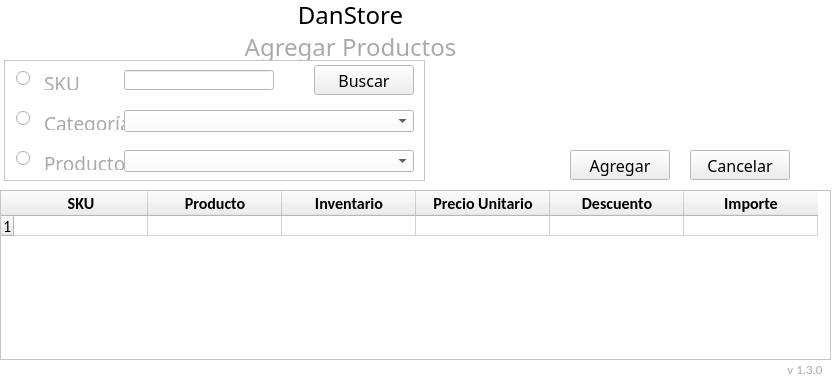
<?xml version="1.0" encoding="UTF-8"?>
<ui version="4.0">
 <class>MainWindow</class>
 <widget class="QMainWindow" name="MainWindow">
  <property name="geometry">
   <rect>
    <x>0</x>
    <y>0</y>
    <width>838</width>
    <height>380</height>
   </rect>
  </property>
  <property name="minimumSize">
   <size>
    <width>400</width>
    <height>380</height>
   </size>
  </property>
  <property name="maximumSize">
   <size>
    <width>900</width>
    <height>380</height>
   </size>
  </property>
  <property name="palette">
   <palette>
    <active>
     <colorrole role="Base">
      <brush brushstyle="SolidPattern">
       <color alpha="255">
        <red>255</red>
        <green>255</green>
        <blue>255</blue>
       </color>
      </brush>
     </colorrole>
     <colorrole role="Window">
      <brush brushstyle="SolidPattern">
       <color alpha="255">
        <red>255</red>
        <green>255</green>
        <blue>255</blue>
       </color>
      </brush>
     </colorrole>
    </active>
    <inactive>
     <colorrole role="Base">
      <brush brushstyle="SolidPattern">
       <color alpha="255">
        <red>255</red>
        <green>255</green>
        <blue>255</blue>
       </color>
      </brush>
     </colorrole>
     <colorrole role="Window">
      <brush brushstyle="SolidPattern">
       <color alpha="255">
        <red>255</red>
        <green>255</green>
        <blue>255</blue>
       </color>
      </brush>
     </colorrole>
    </inactive>
    <disabled>
     <colorrole role="Base">
      <brush brushstyle="SolidPattern">
       <color alpha="255">
        <red>255</red>
        <green>255</green>
        <blue>255</blue>
       </color>
      </brush>
     </colorrole>
     <colorrole role="Window">
      <brush brushstyle="SolidPattern">
       <color alpha="255">
        <red>255</red>
        <green>255</green>
        <blue>255</blue>
       </color>
      </brush>
     </colorrole>
    </disabled>
   </palette>
  </property>
  <property name="windowTitle">
   <string>Agregar Productos</string>
  </property>
  <widget class="QWidget" name="centralwidget">
   <widget class="QLabel" name="L6">
    <property name="geometry">
     <rect>
      <x>780</x>
      <y>360</y>
      <width>50</width>
      <height>20</height>
     </rect>
    </property>
    <property name="font">
     <font>
      <family>Calibri</family>
      <pointsize>14</pointsize>
     </font>
    </property>
    <property name="text">
     <string>&lt;html&gt;&lt;head/&gt;&lt;body&gt;&lt;p&gt;&lt;span style=&quot; font-size:10pt; color:#aaaaaa;&quot;&gt;v 1.3.0&lt;/span&gt;&lt;/p&gt;&lt;/body&gt;&lt;/html&gt;</string>
    </property>
    <property name="alignment">
     <set>Qt::AlignCenter</set>
    </property>
   </widget>
   <widget class="QLabel" name="L1">
    <property name="geometry">
     <rect>
      <x>0</x>
      <y>0</y>
      <width>701</width>
      <height>30</height>
     </rect>
    </property>
    <property name="font">
     <font>
      <family>Impact</family>
      <pointsize>18</pointsize>
     </font>
    </property>
    <property name="text">
     <string>DanStore</string>
    </property>
    <property name="alignment">
     <set>Qt::AlignCenter</set>
    </property>
   </widget>
   <widget class="QPushButton" name="b_Cancelar">
    <property name="geometry">
     <rect>
      <x>690</x>
      <y>150</y>
      <width>100</width>
      <height>30</height>
     </rect>
    </property>
    <property name="font">
     <font>
      <family>Swis721 LtCn BT</family>
      <pointsize>12</pointsize>
     </font>
    </property>
    <property name="focusPolicy">
     <enum>Qt::StrongFocus</enum>
    </property>
    <property name="text">
     <string>Cancelar</string>
    </property>
   </widget>
   <widget class="QFrame" name="fr_buscar">
    <property name="geometry">
     <rect>
      <x>4</x>
      <y>60</y>
      <width>421</width>
      <height>121</height>
     </rect>
    </property>
    <property name="frameShape">
     <enum>QFrame::StyledPanel</enum>
    </property>
    <property name="frameShadow">
     <enum>QFrame::Raised</enum>
    </property>
    <widget class="QPushButton" name="b_Buscar">
     <property name="geometry">
      <rect>
       <x>310</x>
       <y>5</y>
       <width>100</width>
       <height>30</height>
      </rect>
     </property>
     <property name="font">
      <font>
       <family>Swis721 LtCn BT</family>
       <pointsize>12</pointsize>
      </font>
     </property>
     <property name="focusPolicy">
      <enum>Qt::StrongFocus</enum>
     </property>
     <property name="text">
      <string>Buscar</string>
     </property>
    </widget>
    <widget class="QLabel" name="L3">
     <property name="geometry">
      <rect>
       <x>40</x>
       <y>10</y>
       <width>80</width>
       <height>20</height>
      </rect>
     </property>
     <property name="font">
      <font>
       <family>Swis721 LtCn BT</family>
       <pointsize>14</pointsize>
      </font>
     </property>
     <property name="text">
      <string>&lt;html&gt;&lt;head/&gt;&lt;body&gt;&lt;p&gt;&lt;span style=&quot; color:#aaaaaa;&quot;&gt;SKU&lt;/span&gt;&lt;/p&gt;&lt;/body&gt;&lt;/html&gt;</string>
     </property>
    </widget>
    <widget class="QLineEdit" name="D_sku">
     <property name="geometry">
      <rect>
       <x>120</x>
       <y>10</y>
       <width>150</width>
       <height>20</height>
      </rect>
     </property>
     <property name="palette">
      <palette>
       <active>
        <colorrole role="Text">
         <brush brushstyle="SolidPattern">
          <color alpha="255">
           <red>0</red>
           <green>160</green>
           <blue>245</blue>
          </color>
         </brush>
        </colorrole>
       </active>
       <inactive>
        <colorrole role="Text">
         <brush brushstyle="SolidPattern">
          <color alpha="255">
           <red>0</red>
           <green>160</green>
           <blue>245</blue>
          </color>
         </brush>
        </colorrole>
       </inactive>
       <disabled>
        <colorrole role="Text">
         <brush brushstyle="SolidPattern">
          <color alpha="255">
           <red>120</red>
           <green>120</green>
           <blue>120</blue>
          </color>
         </brush>
        </colorrole>
       </disabled>
      </palette>
     </property>
     <property name="font">
      <font>
       <family>Calibri</family>
       <pointsize>12</pointsize>
      </font>
     </property>
     <property name="text">
      <string/>
     </property>
     <property name="maxLength">
      <number>10</number>
     </property>
     <property name="clearButtonEnabled">
      <bool>true</bool>
     </property>
    </widget>
    <widget class="QLabel" name="L4">
     <property name="geometry">
      <rect>
       <x>40</x>
       <y>50</y>
       <width>80</width>
       <height>20</height>
      </rect>
     </property>
     <property name="font">
      <font>
       <family>Swis721 LtCn BT</family>
       <pointsize>14</pointsize>
      </font>
     </property>
     <property name="text">
      <string>&lt;html&gt;&lt;head/&gt;&lt;body&gt;&lt;p&gt;&lt;span style=&quot; color:#aaaaaa;&quot;&gt;Categoría&lt;/span&gt;&lt;/p&gt;&lt;/body&gt;&lt;/html&gt;</string>
     </property>
    </widget>
    <widget class="QComboBox" name="D_categoria">
     <property name="geometry">
      <rect>
       <x>120</x>
       <y>50</y>
       <width>290</width>
       <height>22</height>
      </rect>
     </property>
     <property name="palette">
      <palette>
       <active>
        <colorrole role="Button">
         <brush brushstyle="SolidPattern">
          <color alpha="255">
           <red>255</red>
           <green>255</green>
           <blue>255</blue>
          </color>
         </brush>
        </colorrole>
        <colorrole role="Text">
         <brush brushstyle="SolidPattern">
          <color alpha="255">
           <red>0</red>
           <green>160</green>
           <blue>245</blue>
          </color>
         </brush>
        </colorrole>
        <colorrole role="Base">
         <brush brushstyle="SolidPattern">
          <color alpha="255">
           <red>255</red>
           <green>255</green>
           <blue>255</blue>
          </color>
         </brush>
        </colorrole>
        <colorrole role="Window">
         <brush brushstyle="SolidPattern">
          <color alpha="255">
           <red>255</red>
           <green>255</green>
           <blue>255</blue>
          </color>
         </brush>
        </colorrole>
       </active>
       <inactive>
        <colorrole role="Button">
         <brush brushstyle="SolidPattern">
          <color alpha="255">
           <red>255</red>
           <green>255</green>
           <blue>255</blue>
          </color>
         </brush>
        </colorrole>
        <colorrole role="Text">
         <brush brushstyle="SolidPattern">
          <color alpha="255">
           <red>0</red>
           <green>160</green>
           <blue>245</blue>
          </color>
         </brush>
        </colorrole>
        <colorrole role="Base">
         <brush brushstyle="SolidPattern">
          <color alpha="255">
           <red>255</red>
           <green>255</green>
           <blue>255</blue>
          </color>
         </brush>
        </colorrole>
        <colorrole role="Window">
         <brush brushstyle="SolidPattern">
          <color alpha="255">
           <red>255</red>
           <green>255</green>
           <blue>255</blue>
          </color>
         </brush>
        </colorrole>
       </inactive>
       <disabled>
        <colorrole role="Button">
         <brush brushstyle="SolidPattern">
          <color alpha="255">
           <red>255</red>
           <green>255</green>
           <blue>255</blue>
          </color>
         </brush>
        </colorrole>
        <colorrole role="Text">
         <brush brushstyle="SolidPattern">
          <color alpha="255">
           <red>120</red>
           <green>120</green>
           <blue>120</blue>
          </color>
         </brush>
        </colorrole>
        <colorrole role="Base">
         <brush brushstyle="SolidPattern">
          <color alpha="255">
           <red>255</red>
           <green>255</green>
           <blue>255</blue>
          </color>
         </brush>
        </colorrole>
        <colorrole role="Window">
         <brush brushstyle="SolidPattern">
          <color alpha="255">
           <red>255</red>
           <green>255</green>
           <blue>255</blue>
          </color>
         </brush>
        </colorrole>
       </disabled>
      </palette>
     </property>
     <property name="styleSheet">
      <string notr="true">background-color: rgb(255, 255, 255);</string>
     </property>
     <property name="editable">
      <bool>false</bool>
     </property>
     <item>
      <property name="text">
       <string/>
      </property>
     </item>
    </widget>
    <widget class="QLabel" name="L5">
     <property name="geometry">
      <rect>
       <x>40</x>
       <y>90</y>
       <width>80</width>
       <height>20</height>
      </rect>
     </property>
     <property name="font">
      <font>
       <family>Swis721 LtCn BT</family>
       <pointsize>14</pointsize>
      </font>
     </property>
     <property name="text">
      <string>&lt;html&gt;&lt;head/&gt;&lt;body&gt;&lt;p&gt;&lt;span style=&quot; color:#aaaaaa;&quot;&gt;Producto&lt;/span&gt;&lt;/p&gt;&lt;/body&gt;&lt;/html&gt;</string>
     </property>
    </widget>
    <widget class="QComboBox" name="D_producto">
     <property name="geometry">
      <rect>
       <x>120</x>
       <y>90</y>
       <width>290</width>
       <height>22</height>
      </rect>
     </property>
     <property name="palette">
      <palette>
       <active>
        <colorrole role="Button">
         <brush brushstyle="SolidPattern">
          <color alpha="255">
           <red>255</red>
           <green>255</green>
           <blue>255</blue>
          </color>
         </brush>
        </colorrole>
        <colorrole role="Text">
         <brush brushstyle="SolidPattern">
          <color alpha="255">
           <red>0</red>
           <green>160</green>
           <blue>245</blue>
          </color>
         </brush>
        </colorrole>
        <colorrole role="Base">
         <brush brushstyle="SolidPattern">
          <color alpha="255">
           <red>255</red>
           <green>255</green>
           <blue>255</blue>
          </color>
         </brush>
        </colorrole>
        <colorrole role="Window">
         <brush brushstyle="SolidPattern">
          <color alpha="255">
           <red>255</red>
           <green>255</green>
           <blue>255</blue>
          </color>
         </brush>
        </colorrole>
       </active>
       <inactive>
        <colorrole role="Button">
         <brush brushstyle="SolidPattern">
          <color alpha="255">
           <red>255</red>
           <green>255</green>
           <blue>255</blue>
          </color>
         </brush>
        </colorrole>
        <colorrole role="Text">
         <brush brushstyle="SolidPattern">
          <color alpha="255">
           <red>0</red>
           <green>160</green>
           <blue>245</blue>
          </color>
         </brush>
        </colorrole>
        <colorrole role="Base">
         <brush brushstyle="SolidPattern">
          <color alpha="255">
           <red>255</red>
           <green>255</green>
           <blue>255</blue>
          </color>
         </brush>
        </colorrole>
        <colorrole role="Window">
         <brush brushstyle="SolidPattern">
          <color alpha="255">
           <red>255</red>
           <green>255</green>
           <blue>255</blue>
          </color>
         </brush>
        </colorrole>
       </inactive>
       <disabled>
        <colorrole role="Button">
         <brush brushstyle="SolidPattern">
          <color alpha="255">
           <red>255</red>
           <green>255</green>
           <blue>255</blue>
          </color>
         </brush>
        </colorrole>
        <colorrole role="Text">
         <brush brushstyle="SolidPattern">
          <color alpha="255">
           <red>120</red>
           <green>120</green>
           <blue>120</blue>
          </color>
         </brush>
        </colorrole>
        <colorrole role="Base">
         <brush brushstyle="SolidPattern">
          <color alpha="255">
           <red>255</red>
           <green>255</green>
           <blue>255</blue>
          </color>
         </brush>
        </colorrole>
        <colorrole role="Window">
         <brush brushstyle="SolidPattern">
          <color alpha="255">
           <red>255</red>
           <green>255</green>
           <blue>255</blue>
          </color>
         </brush>
        </colorrole>
       </disabled>
      </palette>
     </property>
     <property name="styleSheet">
      <string notr="true">background-color: rgb(255, 255, 255);</string>
     </property>
     <property name="editable">
      <bool>false</bool>
     </property>
     <item>
      <property name="text">
       <string/>
      </property>
     </item>
    </widget>
    <widget class="QRadioButton" name="b_sku">
     <property name="geometry">
      <rect>
       <x>12</x>
       <y>10</y>
       <width>15</width>
       <height>17</height>
      </rect>
     </property>
     <property name="text">
      <string/>
     </property>
    </widget>
    <widget class="QRadioButton" name="b_categoria">
     <property name="geometry">
      <rect>
       <x>12</x>
       <y>50</y>
       <width>15</width>
       <height>17</height>
      </rect>
     </property>
     <property name="text">
      <string/>
     </property>
    </widget>
    <widget class="QRadioButton" name="b_producto">
     <property name="geometry">
      <rect>
       <x>12</x>
       <y>90</y>
       <width>15</width>
       <height>17</height>
      </rect>
     </property>
     <property name="text">
      <string/>
     </property>
    </widget>
   </widget>
   <widget class="QPushButton" name="b_Agregar">
    <property name="geometry">
     <rect>
      <x>570</x>
      <y>150</y>
      <width>100</width>
      <height>30</height>
     </rect>
    </property>
    <property name="font">
     <font>
      <family>Swis721 LtCn BT</family>
      <pointsize>12</pointsize>
     </font>
    </property>
    <property name="focusPolicy">
     <enum>Qt::StrongFocus</enum>
    </property>
    <property name="text">
     <string>Agregar</string>
    </property>
   </widget>
   <widget class="QLabel" name="L2">
    <property name="geometry">
     <rect>
      <x>0</x>
      <y>30</y>
      <width>701</width>
      <height>30</height>
     </rect>
    </property>
    <property name="font">
     <font>
      <family>Swis721 LtCn BT</family>
      <pointsize>18</pointsize>
     </font>
    </property>
    <property name="frameShadow">
     <enum>QFrame::Plain</enum>
    </property>
    <property name="midLineWidth">
     <number>0</number>
    </property>
    <property name="text">
     <string>&lt;html&gt;&lt;head/&gt;&lt;body&gt;&lt;p&gt;&lt;span style=&quot; color:#aaaaaa;&quot;&gt;Agregar Productos&lt;/span&gt;&lt;/p&gt;&lt;/body&gt;&lt;/html&gt;</string>
    </property>
    <property name="alignment">
     <set>Qt::AlignCenter</set>
    </property>
   </widget>
   <widget class="QTableWidget" name="t_Productos">
    <property name="geometry">
     <rect>
      <x>0</x>
      <y>190</y>
      <width>831</width>
      <height>170</height>
     </rect>
    </property>
    <attribute name="horizontalHeaderVisible">
     <bool>true</bool>
    </attribute>
    <attribute name="horizontalHeaderCascadingSectionResizes">
     <bool>false</bool>
    </attribute>
    <attribute name="horizontalHeaderDefaultSectionSize">
     <number>134</number>
    </attribute>
    <attribute name="horizontalHeaderMinimumSectionSize">
     <number>134</number>
    </attribute>
    <attribute name="verticalHeaderDefaultSectionSize">
     <number>20</number>
    </attribute>
    <row>
     <property name="text">
      <string>1</string>
     </property>
     <property name="font">
      <font>
       <family>Calibri</family>
       <pointsize>12</pointsize>
      </font>
     </property>
    </row>
    <column>
     <property name="text">
      <string>SKU</string>
     </property>
     <property name="font">
      <font>
       <family>Calibri</family>
       <pointsize>12</pointsize>
       <weight>75</weight>
       <bold>true</bold>
      </font>
     </property>
     <property name="textAlignment">
      <set>AlignCenter</set>
     </property>
     <property name="foreground">
      <brush brushstyle="SolidPattern">
       <color alpha="255">
        <red>0</red>
        <green>0</green>
        <blue>0</blue>
       </color>
      </brush>
     </property>
    </column>
    <column>
     <property name="text">
      <string>Producto</string>
     </property>
     <property name="font">
      <font>
       <family>Calibri</family>
       <pointsize>12</pointsize>
       <weight>75</weight>
       <bold>true</bold>
      </font>
     </property>
     <property name="textAlignment">
      <set>AlignCenter</set>
     </property>
    </column>
    <column>
     <property name="text">
      <string>Inventario</string>
     </property>
     <property name="font">
      <font>
       <family>Calibri</family>
       <pointsize>12</pointsize>
       <weight>75</weight>
       <bold>true</bold>
      </font>
     </property>
     <property name="textAlignment">
      <set>AlignCenter</set>
     </property>
    </column>
    <column>
     <property name="text">
      <string>Precio Unitario</string>
     </property>
     <property name="font">
      <font>
       <family>Calibri</family>
       <pointsize>12</pointsize>
       <weight>75</weight>
       <bold>true</bold>
      </font>
     </property>
     <property name="textAlignment">
      <set>AlignCenter</set>
     </property>
    </column>
    <column>
     <property name="text">
      <string>Descuento</string>
     </property>
     <property name="font">
      <font>
       <family>Calibri</family>
       <pointsize>12</pointsize>
       <weight>75</weight>
       <bold>true</bold>
      </font>
     </property>
     <property name="textAlignment">
      <set>AlignCenter</set>
     </property>
    </column>
    <column>
     <property name="text">
      <string>Importe</string>
     </property>
     <property name="font">
      <font>
       <family>Calibri</family>
       <pointsize>12</pointsize>
       <weight>75</weight>
       <bold>true</bold>
      </font>
     </property>
     <property name="textAlignment">
      <set>AlignCenter</set>
     </property>
    </column>
    <item row="0" column="0">
     <property name="text">
      <string/>
     </property>
    </item>
   </widget>
  </widget>
 </widget>
 <tabstops>
  <tabstop>b_sku</tabstop>
  <tabstop>b_categoria</tabstop>
  <tabstop>b_producto</tabstop>
  <tabstop>D_sku</tabstop>
  <tabstop>D_categoria</tabstop>
  <tabstop>D_producto</tabstop>
  <tabstop>b_Buscar</tabstop>
  <tabstop>b_Agregar</tabstop>
  <tabstop>b_Cancelar</tabstop>
 </tabstops>
 <resources/>
 <connections/>
</ui>
